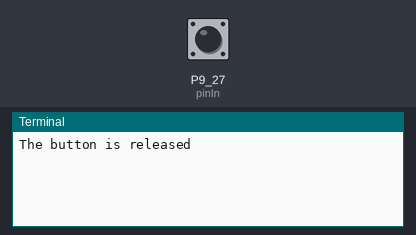
The program below on a simulated BeagleBone Black. On the bench: the last lines printed to the terminal. The inputs (shaded band) are chosen by the test bench; at power-on: P9_27 (pinIn) LOW.

Above: at 1.2 s.
1.3 s: P9_27 (pinIn) pulled HIGH for 0.15 s
At 1.46 s:
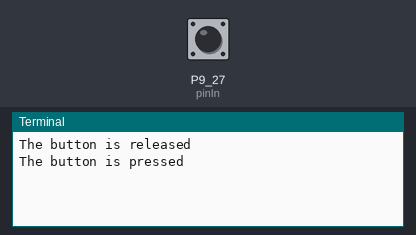
At 1.9 s:
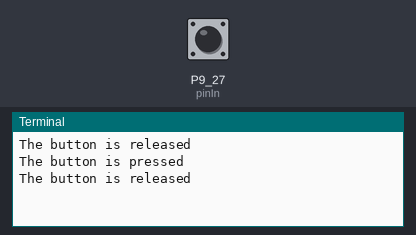

The program:

button.py
```python
#!/usr/bin/python
import Adafruit_BBIO.GPIO as GPIO
import time, os, sys

if not os.geteuid() == 0:
    sys.exit('Script must be run as root')

pinIn = "P9_27"
tDelay = 0.1
last = -1

GPIO.setup(pinIn, GPIO.IN)
while True:
	current = GPIO.input(pinIn)
	if current <> last:
		last = current
		if 1 == current:
			print "The button is pressed"
		else:
			print "The button is released"
	time.sleep(tDelay)
```

Measured:
- after the input at 1.3 s, the terminal: prints a new line at once (image 1)
